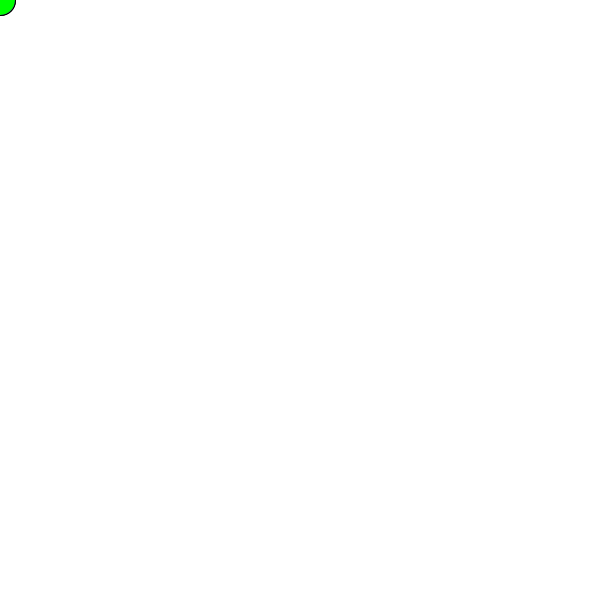
Frame 1 (no input)
Frame 60 (the mouse pressed at the canvas centre just before this capture): identical to frame 1, image omitted
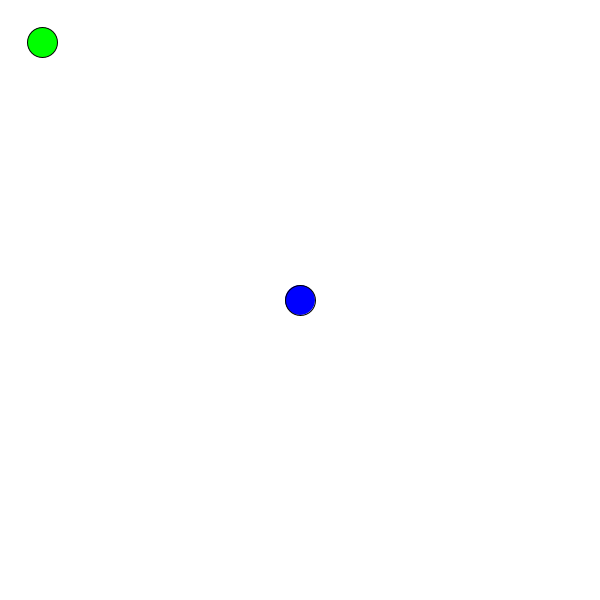
Frame 120 (the mouse held since frame 60 and released just before this capture)

The Processing sketch that drew these frames (run headless with seeded random() and noise(); from frame 60 on, the mouse is pressed at the canvas centre):

// Processing sketch: mouseTrack
// ── mouseTrack.pde
/* mouseTrack.pde */

// 点1
PVector p1 = new PVector(0, 0);
// 点2
PVector p2 = new PVector(400, 400);
// 点1用の速度ベクトル
PVector v1 = new PVector(0, 0);

void setup() {
	size(600, 600);
}

void draw() {
	background(255);
	// マウスの座標に点2を配置
	p2.x = mouseX;
	p2.y = mouseY;

	fill(0, 0, 255);
	ellipse(p2.x, p2.y, 30, 30);
	// 点1から点2への方向ベクトルをv1に格納
	v1 = PVector.sub(p2, p1);
	// 正規化
  if (v1.mag() > 0) {
    v1 = PVector.div(v1, v1.mag());

  }

  // 点1を移動
  p1 = PVector.add(p1, v1);
	fill(0, 255, 0);
	ellipse(p1.x, p1.y, 30, 30);
}
